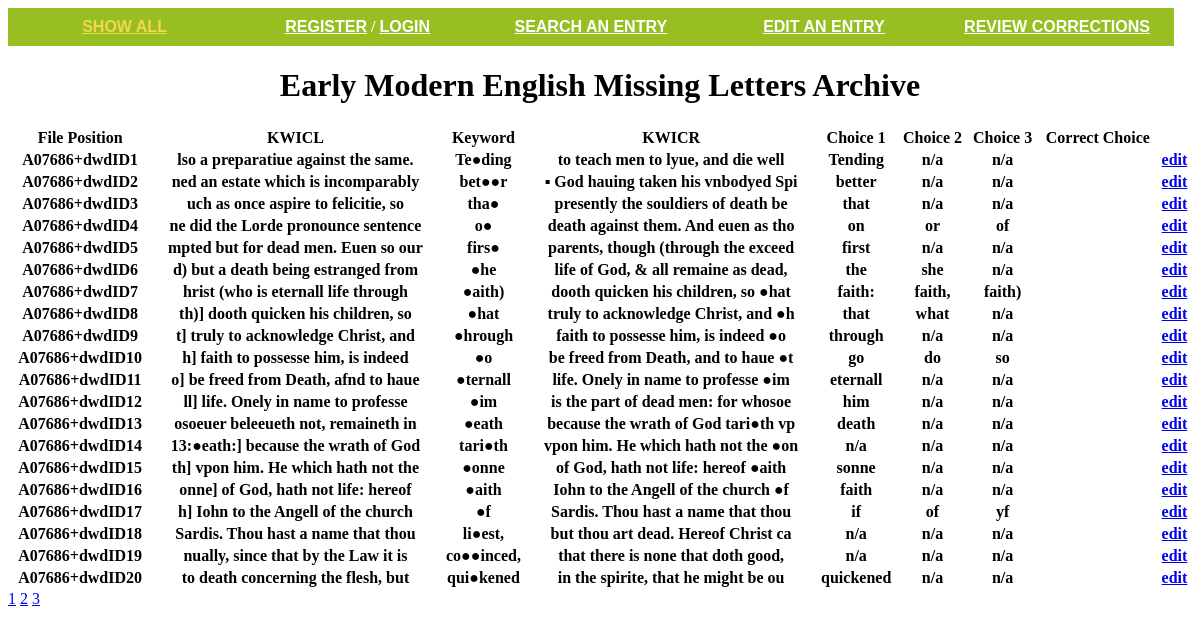
The page / on the database its author committed.
### english/models.py (models this page shows, shortened)
class item(models.Model):
    file_position = models.CharField(u'file_position', max_length=200, blank=True, null=True)
    kwicl = models.CharField(u'kwicl',max_length=200, blank=True, null=True)
    keyword = models.CharField(u'keyword', max_length=200, blank=True, null=True)
    kwicr = models.CharField(u'kwicr', max_length=200, blank=True, null=True)
    choice1 = models.CharField(u'choice1', max_length=200, blank=True, null=True)
    choice2 = models.CharField(u'choice2', max_length=200, blank=True, null=True)
    choice3 = models.CharField(u'choice3', max_length=200, blank=True, null=True)
    correct_choice = models.CharField(u'correct_choice', max_length=200, blank=True, null=True)

### english/views.py (the view)
# urls.py: url(r'^$', views.index, name = 'index'),
def index(request):
    word_list = item.objects.all()
    return render(request, 'index.html', {'action':'Display all items', 'word_list':word_list})

### english/templates/index.html (shortened to what this page needs)
<!DOCTYPE html>
<html>
<head>
	<link type="text/css" rel="stylesheet" href="../static/css/index.css" />
</head>
<body>
<div class='navbar'>
<ul>
  <li> <a class="current" href="/">Show All</a></li>
  <li>{% if user.is_authenticated %}
  <a href="/logout/">Logout</a><br />
  {% else %}
  <a href="/register/">Register</a> / <a href="/login/">Login</a>
  {% endif %}
  </li>
  <li><a href="/findentry/">Search an Entry</a></li>
  <li><a href="/requesttoedit/">Edit an Entry</a></li>
  <li><a href="/revision/">Review Corrections</a></li>
</ul>
</div>
  <h1>Early Modern English Missing Letters Archive</h1>
  <div>
    <table id="data">
      <thead>
        <tr><th>File Position</th><th>KWICL</th><th>Keyword</th><th>KWICR</th><th>Choice 1</th><th>Choice 2</th><th>Choice 3</th><th>Correct Choice</th><th></th></tr>
      </thead>
      <tbody>
      {% for word in word_list %}
      <tr><th>{{word.file_position}}</th><th>{{word.kwicl}}</th><th>{{word.keyword}}</th><th>{{word.kwicr}}</th><th>{{word.choice1}}</th><th>{{word.choice2}}</th><th>{{word.choice3}}</th><th>{{word.correct_choice}}</th><th><a href="/requesttoedit/">edit</a></th></tr>
      {% endfor %}
      </tbody>
    </table>
  </div>
</body>
</html>

### english/static/css/index.css (style rules this page uses)
h1 { display: block; font-weight: bold; text-align: center; text-decoration: none; font-family: Cambaria; }
#data { width: 100%; }
ul { list-style-type: none; margin: 0; padding: 0; overflow: hidden; }
li { float: left; display: block; width: 18%; font-weight: bold; color: #FFFFFF; background-color: #98bf21; text-align: center; padding: 10px; text-decoration: none; text-transform: uppercase; }
.navbar li a.current { color:#f1d74c; }
.navbar a { color:#FFFFFF; font-family:Helvetica; }

### rows shown on the page
item: file_position "A07686+dwdID1", kwicl "lso a preparatiue against the same.", keyword "Te●ding", kwicr "to teach men to lyue, and die well", choice1 "Tending", choice2 "n/a", choice3 "n/a"
item: file_position "A07686+dwdID2", kwicl "ned an estate which is incomparably", keyword "bet●●r", kwicr "▪ God hauing taken his vnbodyed Spi", choice1 "better", choice2 "n/a", choice3 "n/a"
item: file_position "A07686+dwdID3", kwicl "uch as once aspire to felicitie, so", keyword "tha●", kwicr "presently the souldiers of death be", choice1 "that", choice2 "n/a", choice3 "n/a"
item: file_position "A07686+dwdID4", kwicl "ne did the Lorde pronounce sentence", keyword "o●", kwicr "death against them. And euen as tho", choice1 "on", choice2 "or", choice3 "of"
item: file_position "A07686+dwdID5", kwicl "mpted but for dead men. Euen so our", keyword "firs●", kwicr "parents, though (through the exceed", choice1 "first", choice2 "n/a", choice3 "n/a"
item: file_position "A07686+dwdID6", kwicl "d) but a death being estranged from", keyword "●he", kwicr "life of God, & all remaine as dead,", choice1 "the", choice2 "she", choice3 "n/a"
item: file_position "A07686+dwdID7", kwicl "hrist (who is eternall life through", keyword "●aith)", kwicr "dooth quicken his children, so ●hat", choice1 "faith:", choice2 "faith,", choice3 "faith)"
item: file_position "A07686+dwdID8", kwicl "th)] dooth quicken his children, so", keyword "●hat", kwicr "truly to acknowledge Christ, and ●h", choice1 "that", choice2 "what", choice3 "n/a"
item: file_position "A07686+dwdID9", kwicl "t] truly to acknowledge Christ, and", keyword "●hrough", kwicr "faith to possesse him, is indeed ●o", choice1 "through", choice2 "n/a", choice3 "n/a"
item: file_position "A07686+dwdID10", kwicl "h] faith to possesse him, is indeed", keyword "●o", kwicr "be freed from Death, and to haue ●t", choice1 "go", choice2 "do", choice3 "so"
item: file_position "A07686+dwdID11", kwicl "o] be freed from Death, afnd to haue", keyword "●ternall", kwicr "life. Onely in name to professe ●im", choice1 "eternall", choice2 "n/a", choice3 "n/a"
item: file_position "A07686+dwdID12", kwicl "ll] life. Onely in name to professe", keyword "●im", kwicr "is the part of dead men: for whosoe", choice1 "him", choice2 "n/a", choice3 "n/a"
item: file_position "A07686+dwdID13", kwicl "osoeuer beleeueth not, remaineth in", keyword "●eath", kwicr "because the wrath of God tari●th vp", choice1 "death", choice2 "n/a", choice3 "n/a"
item: file_position "A07686+dwdID14", kwicl "13:●eath:] because the wrath of God", keyword "tari●th", kwicr "vpon him. He which hath not the ●on", choice1 "n/a", choice2 "n/a", choice3 "n/a"
item: file_position "A07686+dwdID15", kwicl "th] vpon him. He which hath not the", keyword "●onne", kwicr "of God, hath not life: hereof ●aith", choice1 "sonne", choice2 "n/a", choice3 "n/a"
item: file_position "A07686+dwdID16", kwicl "onne] of God, hath not life: hereof", keyword "●aith", kwicr "Iohn to the Angell of the church ●f", choice1 "faith", choice2 "n/a", choice3 "n/a"
item: file_position "A07686+dwdID17", kwicl "h] Iohn to the Angell of the church", keyword "●f", kwicr "Sardis. Thou hast a name that thou", choice1 "if", choice2 "of", choice3 "yf"
item: file_position "A07686+dwdID18", kwicl "Sardis. Thou hast a name that thou", keyword "li●est,", kwicr "but thou art dead. Hereof Christ ca", choice1 "n/a", choice2 "n/a", choice3 "n/a"
item: file_position "A07686+dwdID19", kwicl "nually, since that by the Law it is", keyword "co●●inced,", kwicr "that there is none that doth good,", choice1 "n/a", choice2 "n/a", choice3 "n/a"
item: file_position "A07686+dwdID20", kwicl "to death concerning the flesh, but", keyword "qui●kened", kwicr "in the spirite, that he might be ou", choice1 "quickened", choice2 "n/a", choice3 "n/a"
